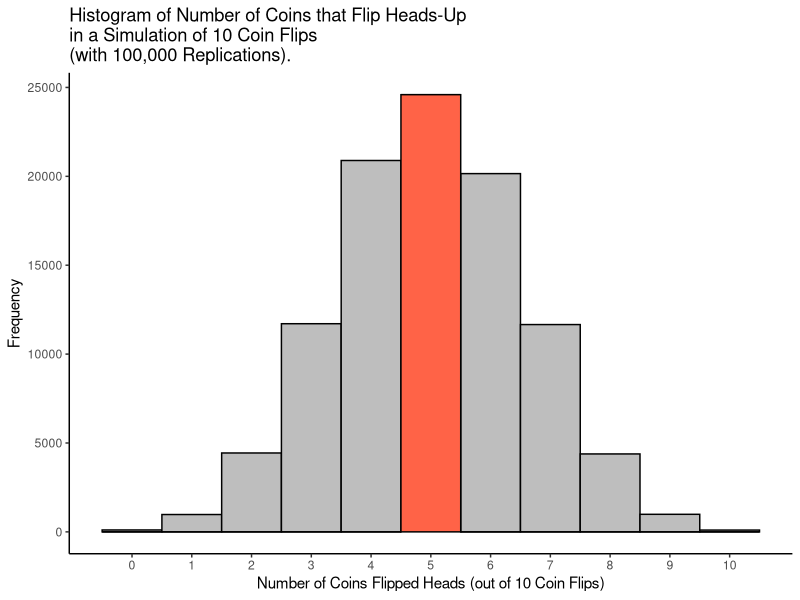

Here is the R script that generated this plot:
## ---- chunk 1
library("tidyverse")
## ---- chunk 2
dbinom(
  x = 5,     # number of coins that flip heads-up
  size = 10, # how many times you flip a coin
  prob = 0.5 # probability of a coin flipping heads-up (i.e., fair coin = 50%)
)
## ---- chunk 3
#| fig-cap: "Histogram of Number of Coins that Flip Heads-Up in a Simulation of 10 Coin Flips (with 100,000 Replications)."
#| label: fig-simulationOf10CoinFlips
#| code-fold: true

set.seed(52242)

smallNumFlips <- 10
largeNumFlips <- 1000000
numSimulations <- 100000

numHeadsSmallNumFlips <- rbinom(
  n = numSimulations,
  size = smallNumFlips,
  prob = .5
)

numHeadsLargeNumFlips <- rbinom(
  n = numSimulations,
  size = largeNumFlips,
  prob = .5
)

simulationOfFlippingCoins <- data.frame(
  numHeadsSmallNumFlips = numHeadsSmallNumFlips,
  numHeadsLargeNumFlips = numHeadsLargeNumFlips
)

simulationOfFlippingCoins <- simulationOfFlippingCoins %>% 
  mutate(
    proportionHeadsSmallNumFlips = numHeadsSmallNumFlips / smallNumFlips,
    proportionHeadsLargeNumFlips = numHeadsLargeNumFlips / largeNumFlips,
    highlight = ifelse(numHeadsSmallNumFlips == 5, "yes", "no"),
    extremeSmallNumFlips = ifelse(proportionHeadsSmallNumFlips <= 0.2 | proportionHeadsSmallNumFlips >= 0.8, TRUE, FALSE),
    extremeLargeNumFlips = ifelse(proportionHeadsLargeNumFlips <= 0.2 | proportionHeadsLargeNumFlips >= 0.8, TRUE, FALSE),
  )

ggplot2::ggplot(
  data = simulationOfFlippingCoins,
  mapping = aes(
    x = numHeadsSmallNumFlips,
    fill = highlight)
) +
  geom_histogram(
    color = "#000000",
    bins = 11
  ) +
  scale_x_continuous(
    breaks = 0:10
  ) +
  scale_fill_manual(
    values = c(
      "yes" = "tomato",
      "no" = "gray")
  ) +
  labs(
    x = "Number of Coins Flipped Heads (out of 10 Coin Flips)",
    y = "Frequency",
    title = "Histogram of Number of Coins that Flip Heads-Up\nin a Simulation of 10 Coin Flips\n(with 100,000 Replications)."
  ) +
  theme_classic() +
  theme(legend.position = "none")
## ---- chunk 4
dbinom(
  x = c(0:4, 6:10),
  size = 10,
  prob = 0.5
) %>% sum()
## ---- chunk 5
prop.table(table(simulationOfFlippingCoins$extremeSmallNumFlips))
## ---- chunk 6
prop.table(table(simulationOfFlippingCoins$extremeLargeNumFlips))
## ---- chunk 7
sessionInfo()
